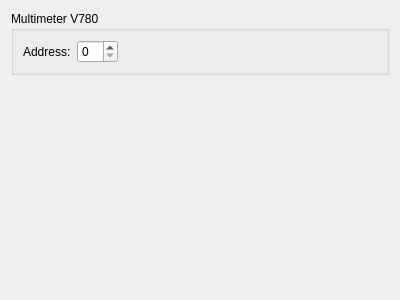
<?xml version="1.0" encoding="UTF-8"?>
<ui version="4.0">
 <class>Worker_fake_v780</class>
 <widget class="QWidget" name="Worker_fake_v780">
  <property name="geometry">
   <rect>
    <x>0</x>
    <y>0</y>
    <width>400</width>
    <height>300</height>
   </rect>
  </property>
  <property name="windowTitle">
   <string>Form</string>
  </property>
  <layout class="QVBoxLayout" name="verticalLayout">
   <item>
    <widget class="QGroupBox" name="groupBox">
     <property name="sizePolicy">
      <sizepolicy hsizetype="Preferred" vsizetype="Fixed">
       <horstretch>0</horstretch>
       <verstretch>0</verstretch>
      </sizepolicy>
     </property>
     <property name="title">
      <string>Multimeter V780</string>
     </property>
     <layout class="QHBoxLayout" name="horizontalLayout_2">
      <item>
       <widget class="QLabel" name="label">
        <property name="text">
         <string>Address:</string>
        </property>
       </widget>
      </item>
      <item>
       <widget class="QSpinBox" name="sb_address"/>
      </item>
      <item>
       <spacer name="horizontalSpacer_2">
        <property name="orientation">
         <enum>Qt::Horizontal</enum>
        </property>
        <property name="sizeHint" stdset="0">
         <size>
          <width>40</width>
          <height>20</height>
         </size>
        </property>
       </spacer>
      </item>
     </layout>
    </widget>
   </item>
   <item>
    <widget class="LogBox" name="log_widget" native="true"/>
   </item>
  </layout>
 </widget>
 <customwidgets>
  <customwidget>
   <class>LogBox</class>
   <extends>QWidget</extends>
   <header>logbox.hpp</header>
   <container>1</container>
  </customwidget>
 </customwidgets>
 <resources/>
 <connections/>
</ui>
